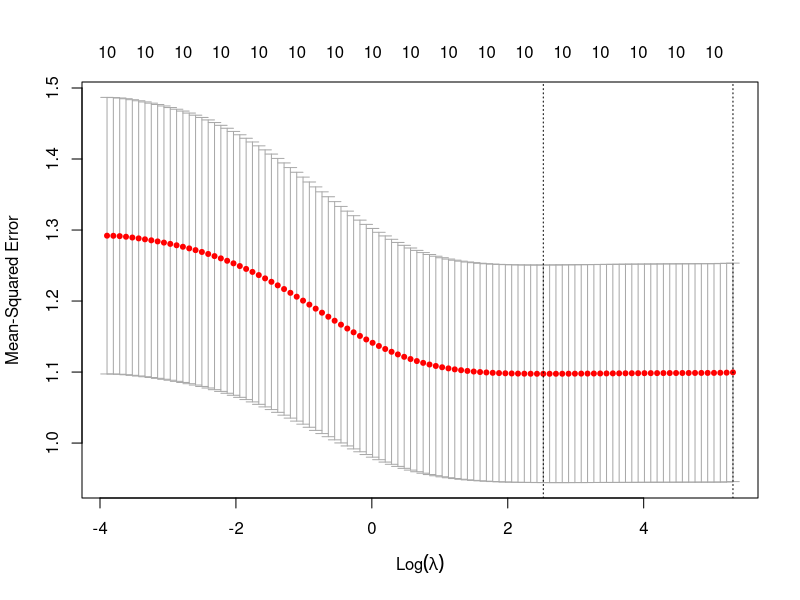
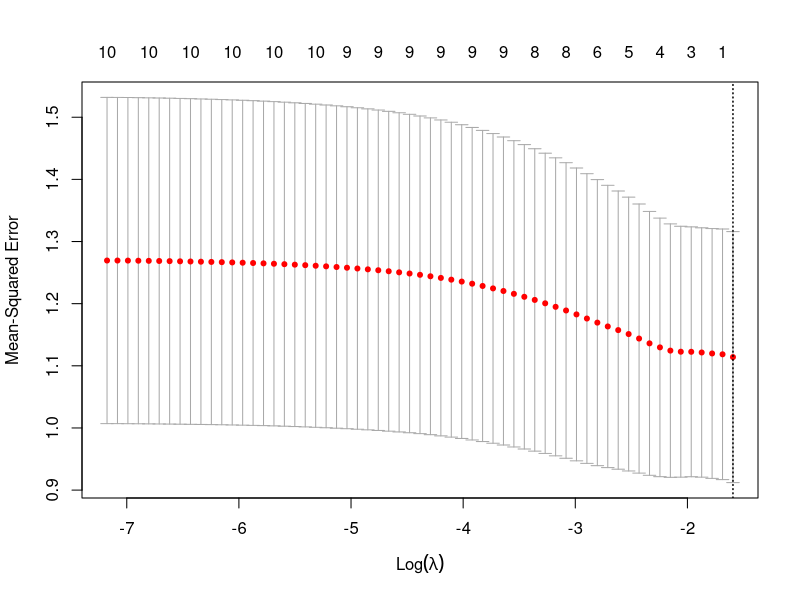

Write R code to recreate these figures, in order.
# Install and load package
install.packages("glmnet")
library(glmnet)

# Generate sample data
set.seed(123)
X <- matrix(rnorm(100*10), 100, 10) # 100 observations, 10 features
y <- rnorm(100)

# Ridge Regression (alpha = 0)
ridge_model <- cv.glmnet(X, y, alpha = 0)
plot(ridge_model)
cat("Best lambda (Ridge):", ridge_model$lambda.min, "\n")

# Lasso Regression (alpha = 1)
lasso_model <- cv.glmnet(X, y, alpha = 1)
plot(lasso_model)
cat("Best lambda (Lasso):", lasso_model$lambda.min, "\n")

# Coefficients
cat("\nRidge Coefficients:\n")
print(coef(ridge_model, s = ridge_model$lambda.min))

cat("\nLasso Coefficients:\n")
print(coef(lasso_model, s = lasso_model$lambda.min))